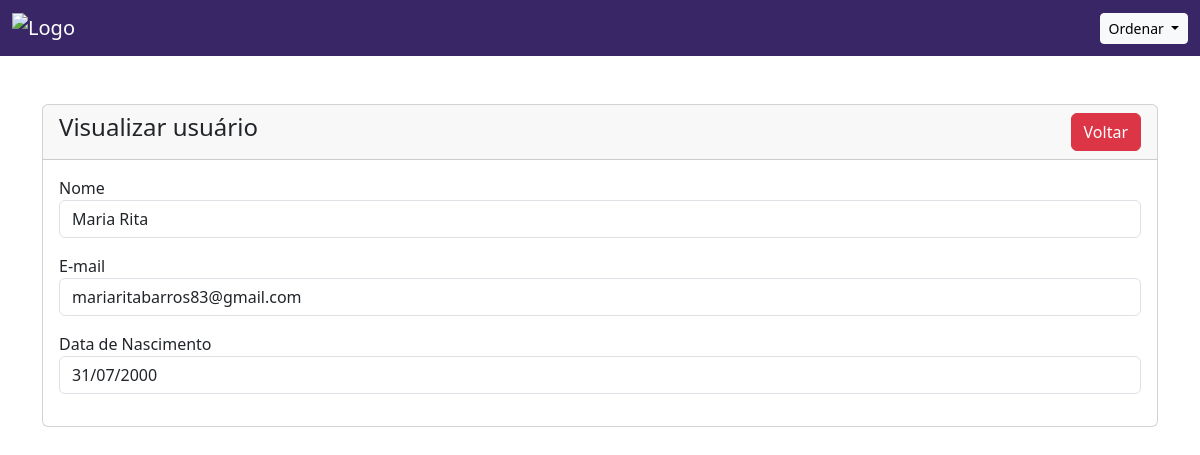
Page /usuario-view.php?id_usuario=4 on the committed database.
### tables this page shows
CREATE TABLE `cadastro` (
  `id_usuario` int(11) NOT NULL,
  `nome` varchar(100) NOT NULL,
  `cpf` char(11) NOT NULL,
  `sexo` enum('Masculino','Feminino','Outro') NOT NULL,
  `endereco` text NOT NULL,
  `cep` char(9) NOT NULL,
  `email` varchar(80) NOT NULL,
  `celular` varchar(20) NOT NULL,
  `logins` varchar(50) NOT NULL,
  `senha` varchar(255) NOT NULL,
  `data_nascimento` date NOT NULL,
  `nome_materno` varchar(60) NOT NULL,
  `data_cadastro` datetime NOT NULL DEFAULT current_timestamp(),
  `tipo` enum('comum','master') DEFAULT 'comum'
);

### usuario-view.php (the view, shortened to what this page needs)
<?php
include 'conexao.php';
?>
<!doctype html>
<html lang="pt-BR">
  <head>
    <link href="https://cdn.jsdelivr.net/npm/bootstrap@5.3.8/dist/css/bootstrap.min.css" rel="stylesheet">
  </head>
  <body>
    <?php include('navbar.php'); ?>
    <div class="container mt-5">
        <div class="row">
            <div class="col-md-12">
                <div class="card">
                    <div class="card-header">
                        <h4>Visualizar usuário
                        <a href="crud.php" class="btn btn-danger float-end">Voltar</a>
                        </h4>
                    </div>
                    <div class="card-body">
                        <?php
                        if (isset($_GET['id_usuario'])) {
                            $usuario_id = mysqli_real_escape_string($conexao, $_GET['id_usuario']);
                            $sql = "SELECT * FROM cadastro WHERE id_usuario='$usuario_id'";
                            $query = mysqli_query($conexao, $sql);
                            if (mysqli_num_rows($query) > 0) {
                                $usuario = mysqli_fetch_array($query);
                        ?>
                            <div class="mb-3">
                                <label>Nome</label>
                                <p class="form-control">
                                    <?= $usuario['nome'] ?>
                                </p>
                            </div>
                             <div class="mb-3">
                                <label>E-mail</label>
                                <p class="form-control">
                                    <?= $usuario['email'] ?>
                                </p>
                            </div>
                             <div class="mb-3">
                                <label>Data de Nascimento</label>
                                <p class="form-control">
                                    <?=date('d/m/Y', strtotime($usuario['data_nascimento'])) ?>
                                </p>
                            </div>
                             <?php
                             }else {
                                echo "<h5>Usuário não encontrado</h5>";
                             }
                            }
                             ?>
                            </div>
                    </div>
                </div>
            </div>
        </div>
  </body>
</html>

### rows in the picture
cadastro: nome "Maria Rita", email "mariaritabarros83@gmail.com", data_nascimento "31/07/2000"
